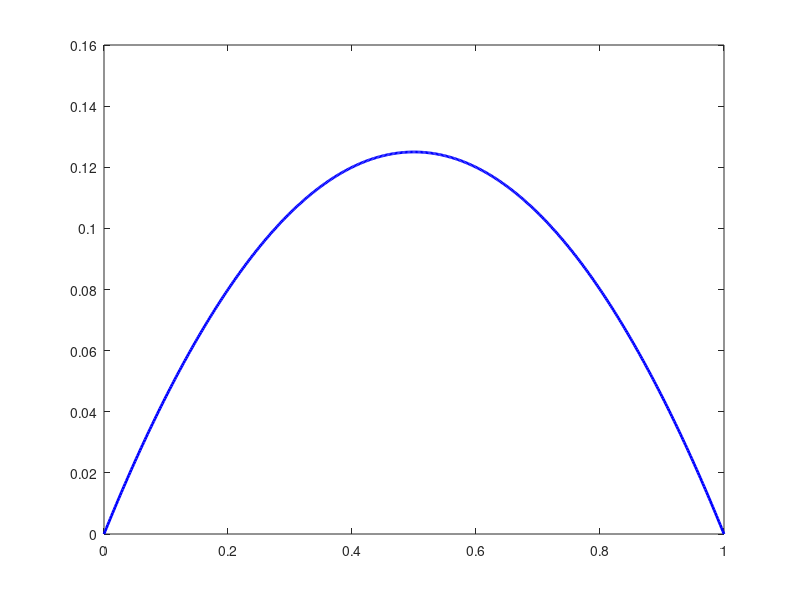

MATLAB code for this plot: (Note: this script raises an error after producing the figure.)
% demo of the finite element method for the problem -u'' = 1

N = 4;
h = 1/(N+1);
x = [1:N]*h;

% construct the stiffness matrix (integrals done by hand)

maindiag = 2/h*ones(N,1);
offdiag = -1/h*ones(N-1,1);
K = diag(maindiag) + diag(offdiag,1) + diag(offdiag,-1);

% construct the load vector (integrals done by hand)
b = ones(N,1)*h; % f for solution #2 and #3

% solve for expansion coefficients of Galerkin approximation
c = K\b;

% plot the true solution
xx = linspace(0,1,500)';     % finely spaced points between 0 and 1.
u = .5*xx.*(1-xx);      % true solution

figure(1), clf
plot(xx, u, 'b-','linewidth',2)
hold on

% plot the approximation solution
uN = zeros(size(xx));
for j=1:N
    uN = uN + c(j)*hat(xx,j,N);
end
plot(xx, uN, 'r-','linewidth',2)

set(gca,'fontsize',16)
xlabel('x')
legend('true solution', 'u_N(x)')
title(sprintf('N = %d', N))

figure(2)
% plot the error in the solution for this N
plot(xx, u-uN, 'r-','linewidth',2)
set(gca,'fontsize',16)
xlabel('x')
ylabel(' u(x) - u_N(x)')

% approximate the maximum error for this value of N
maxerr = max(abs(u - uN));
title(['Max error = ' num2str(maxerr)])
